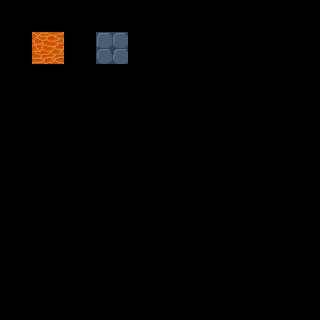

Below is a game level as drawn by its tile map, then a one-line description and the .tmx that defines it (tile-layer data replaced by summaries):
An orthogonal 10x10 tile map with 32x32 px tiles, 3 tile layers (regions, input_Manual, output_Auto).

<map version="1.0" tiledversion="1.0.3" orientation="orthogonal" renderorder="right-down" width="10" height="10" tilewidth="32" tileheight="32" nextobjectid="1">
 <tileset firstgid="1" source="../TileSet/tileconfig_level.tsx" />
 <layer name="regions" width="10" height="10">
  <data>[100 cells, 3 non-empty, 1 distinct tile ids]</data>
 </layer>
 <layer name="input_Manual" width="10" height="10">
  <data>[100 cells, 3 non-empty, 3 distinct tile ids]</data>
 </layer>
 <layer name="output_Auto" width="10" height="10">
  <data>[100 cells, 3 non-empty, 3 distinct tile ids]</data>
 </layer>
</map>
